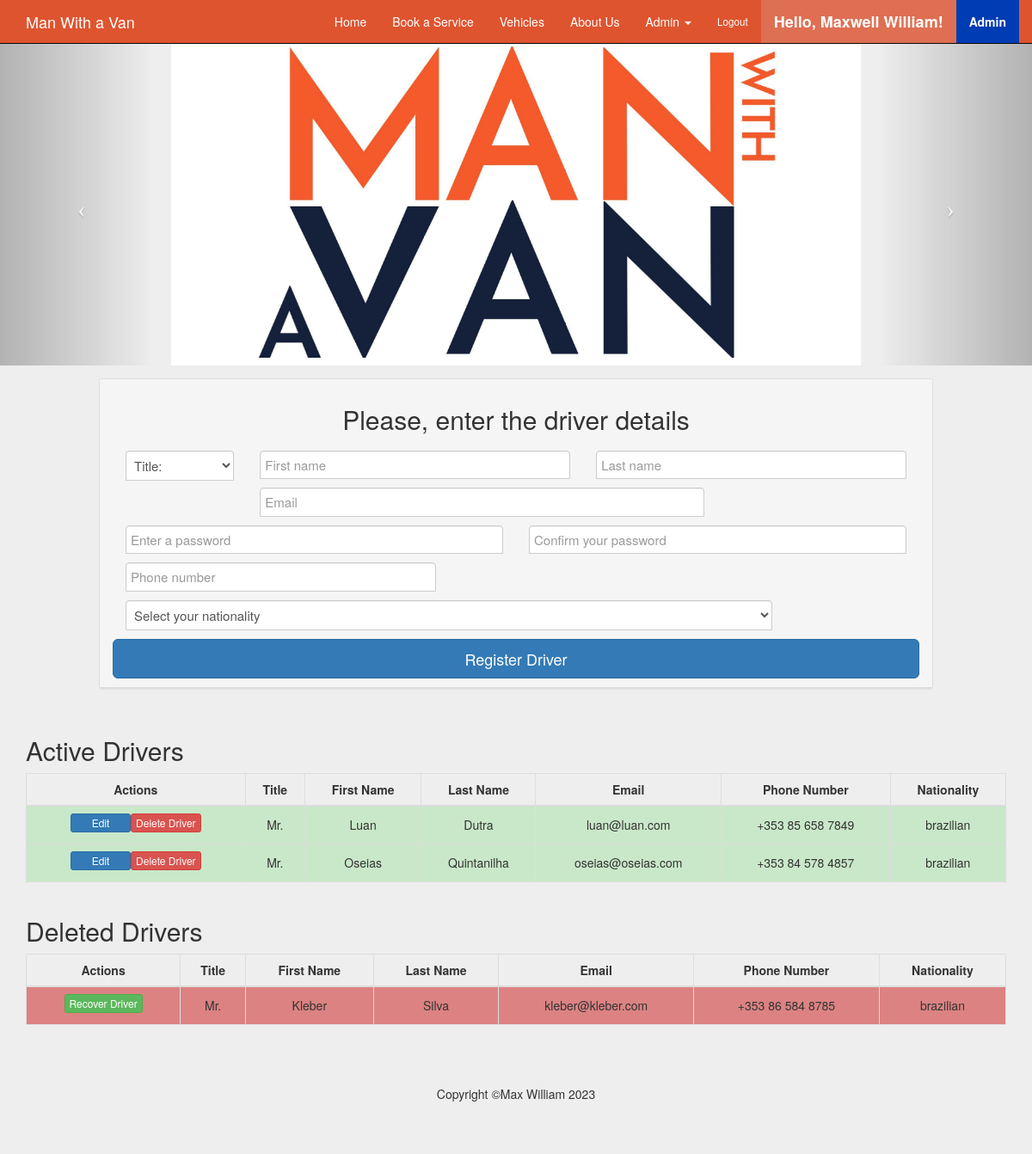
The page /register_drivers.php (signed in) on the database its author committed.
### tables this page shows
CREATE TABLE IF NOT EXISTS `users` (
  `user_id` int NOT NULL AUTO_INCREMENT,
  `title` varchar(10) NOT NULL,
  `firstname` varchar(51) NOT NULL,
  `lastname` varchar(51) NOT NULL,
  `email` varchar(140) NOT NULL,
  `passw` varchar(255) NOT NULL,
  `phone` varchar(45) NOT NULL,
  `nationality` varchar(45) NOT NULL,
  `aboutus` varchar(41) NOT NULL,
  `usertype` varchar(20) DEFAULT NULL,
  `user_status` varchar(20) DEFAULT NULL,
  PRIMARY KEY (`user_id`)
);

### register_drivers.php (the view, shortened to what this page needs)
<?php
require 'functions/connection.php';
function escapeHtml($str)
{
    return htmlspecialchars($str, ENT_QUOTES, 'UTF-8');
}
$ComandoSQL = "SELECT * FROM users WHERE usertype = 'driver'";
$stmt = $conn->prepare($ComandoSQL);
$stmt->execute();
$result = $stmt->fetchAll(PDO::FETCH_ASSOC);
?>
<!DOCTYPE html>
<html lang="en">
<head>
    <link href="css/bootstrap.min.css" rel="stylesheet">
    <link href="css/style.css" rel="stylesheet">
    <link href="font-awesome/css/font-awesome.min.css" rel="stylesheet" type="text/css">
</head>
<body>
    <nav class="navbar navbar-inverse navbar-fixed-top" role="navigation">
        <div class="container">
            <div class="navbar-header">
                <a class="navbar-brand" href="index.php">Man With a Van</a>
            </div>
            <div class="collapse navbar-collapse" id="bs-example-navbar-collapse-1">
                <ul class="nav navbar-nav navbar-right">
                    <?php include_once './menu.php'; ?>
                </ul>
            </div>
        </div>
    </nav>
    <header id="myCarousel" class="carousel slide">
        <ol class="carousel-indicators">
            <li data-target="#myCarousel" data-slide-to="0" class="active"></li>
            <li data-target="#myCarousel" data-slide-to="1"></li>
            <li data-target="#myCarousel" data-slide-to="2"></li>
        </ol>
        <div class="carousel-inner">
            <div class="item active">
                <div class="fill" style="background-image: url(images/manwithavan.jpg); background-size: contain; background-repeat:no-repeat;"></div>
            </div>
        </div>
        <a class="left carousel-control" href="#myCarousel" data-slide="prev">
            <span class="icon-prev"></span>
        </a>
        <a class="right carousel-control" href="#myCarousel" data-slide="next">
            <span class="icon-next"></span>
        </a>
    </header>
    <div class="container">
        <div class="row center-block">
            <div class="form-style">
                <div class="panel panel-default">
                    <div class="panel-heading">
                        <form method="POST" id="form_input" action="register_drivers.php" name="form_input" onsubmit="return validateForm()">
                            <h2 class="form-login-heading">Please, enter the driver details</h2>
                            <div class="col-md-2">
                                <select name="title" id="title" class="form-control" required>
                                    <option value="">Title:</option>
                                </select>
                            </div>
                            <div class="col-md-5">
                                <input name="firstname" type="text" id="firstname" class="form-control" placeholder="First name" maxlength="50" required>
                            </div>
                            <div class="col-md-5">
                                <input name="lastname" type="text" id="lastname" class="form-control" placeholder="Last name" maxlength="50" required>
                            </div>
                            <div class="col-md-7">
                                <input name="email" type="email" id="email" class="form-control" placeholder="Email" maxlength="50" required>
                            </div>
                            <div class="col-md-6">
                                <input name="passw" type="password" id="passw" class="form-control" placeholder="Enter a password" maxlength="16" required>
                            </div>
                            <div class="col-md-6">
                                <input name="confirm_password" type="password" id="confirm_password" class="form-control" placeholder="Confirm your password" maxlength="16" required>
                            </div>
                            <div class="col-md-5">
                                <input type="phone" name="phone" id="phone" class="form-control" placeholder="Phone number" maxlength="30" required>
                            </div>
                            <div class="col-md-10">
                                <select name="nationality" id="nationality" class="form-control" required>
                                    <option value="">Select your nationality</option>
                                </select>
                            </div>
                            <button name="Button" type="submit" class="btn btn-lg btn-primary btn-block">Register Driver</button>
                        </form>
                    </div>
                </div>
            </div>
        </div>
        <div class="panel-title">
            <h2>Active Drivers</h2>
        </div>
        <div class="table-responsive">
            <table class="table table-striped table-bordered">
                <thead>
                    <tr>
                        <th>Actions</th>
                        <th>Title</th>
                        <th>First Name</th>
                        <th>Last Name</th>
                        <th>Email</th>
                        <th>Phone Number</th>
                        <th>Nationality</th>
                    </tr>
                </thead>
                <?php
                foreach ($result as $row) {
                    if ($row['user_status'] === 'active') {
                        echo "<tr";
                        echo " style='background: rgba(51, 204, 51, 0.2);'";
                        echo ">";
                        echo "<td>";
                        echo "<div style='display: inline-block; margin-bottom: 5px;'>";
                        echo "<form method='POST' style='display: inline;'>";
                        echo "<button type='submit' class='btn btn-xs btn-primary btn-block edit-button'>Edit</button>";
                        echo "</form>";
                        echo "</div>";
                        if (escapeHtml($row['user_status']) == 'active' && $row['user_id']) {
                            echo "<div style='display: inline-block; margin-bottom: 5px;'>";
                            echo "<form method='POST' style='display: inline;'>";
                            echo "<button type='submit' name='delete_driver_request' class='btn btn-xs btn-danger btn-block'>Delete Driver</button>";
                            echo "</form>";
                            echo "</div>";
                        }
                        echo "</td>";
                        echo "<td>" . escapeHtml($row['title']) . "</td>";
                        echo "<td>" . escapeHtml($row['firstname']) . "</td>";
                        echo "<td>" . escapeHtml($row['lastname']) . "</td>";
                        echo "<td>" . escapeHtml($row['email']) . "</td>";
                        echo "<td>" . escapeHtml($row['phone']) . "</td>";
                        echo "<td>" . escapeHtml($row['nationality']) . "</td>";
                        echo "</tr>";
                    }
                }
                ?>
            </table>
        </div>
        <?php
        $hasInactiveDrivers = false;
        foreach ($result as $row) {
            if ($row['user_status'] === 'inactive') {
                $hasInactiveDrivers = true;
                break;
            }
        }
        ?>
        <?php if ($hasInactiveDrivers) : ?>
            <div class="panel-title">
                <h2>Deleted Drivers</h2>
            </div>
            <div class="table-responsive">
                <table class="table table-striped table-bordered">
                    <thead>
                        <tr>
                            <th>Actions</th>
                            <th>Title</th>
                            <th>First Name</th>
                            <th>Last Name</th>
                            <th>Email</th>
                            <th>Phone Number</th>
                            <th>Nationality</th>
                        </tr>
                    </thead>
                    <?php
                    foreach ($result as $row) {
                        if ($row['user_status'] === 'inactive') {
                            echo "<tr";
                            echo " style='background: rgba(213, 84, 84, 0.7);'";
                            echo ">";
                            echo "<td>";
                            if (escapeHtml($row['user_status']) == 'inactive' && $row['user_id']) {
                                echo "<div style='display: inline-block; margin-bottom: 5px;'>";
                                echo "<form method='POST' style='display: inline;'>";
                                echo "<button type='submit' class='btn btn-xs btn-success btn-block'>Recover Driver</button>";
                                echo "</form>";
                                echo "</div>";
                            }
                            echo "</td>";
                            echo "<td>" . escapeHtml($row['title']) . "</td>";
                            echo "<td>" . escapeHtml($row['firstname']) . "</td>";
                            echo "<td>" . escapeHtml($row['lastname']) . "</td>";
                            echo "<td>" . escapeHtml($row['email']) . "</td>";
                            echo "<td>" . escapeHtml($row['phone']) . "</td>";
                            echo "<td>" . escapeHtml($row['nationality']) . "</td>";
                            echo "</tr>";
                        }
                    }
                    ?>
                </table>
            <?php endif; ?>
            </div>
            <footer>
                <div class="row">
                    <div class="col-lg-12 text-center">
                        <p>Copyright &copy;Max William 2023</p>
                    </div>
                </div>
            </footer>
    </div>
</body>
</html>

### css/style.css (style rules this page uses)
html, body { height: 100%; background-color: #eee; }
body { padding-top: 50px; }
header.carousel { height: 50%; }
header.carousel .item, header.carousel .item.active, header.carousel .carousel-inner { height: 100%; }
header.carousel .fill { width: 100%; height: 100%; background-position: center; background-size: cover; }
.form-style { max-width: 1000px; padding: 15px; margin: 0 auto; }
.form-style .form-login-heading, .form-style .checkbox { margin-bottom: 20px; text-align: center; }
.form-style .form-control { position: relative; height: auto; box-sizing: border-box; -webkit-box-sizing: border-box; -moz-box-sizing: border-box; padding: 5px; font-size: 15px; resize:none; }
.form-style input { margin-bottom: -1px; border-bottom-right-radius: 0; border-bottom-left-radius: 0; }
.form-style input { margin-bottom: 10px; border-bottom-right-radius: 0; border-bottom-left-radius: 0; }
.form-style select { margin-bottom: -1px; border-bottom-right-radius: 0; border-bottom-left-radius: 0; }
.form-style select { margin-bottom: 10px; border-bottom-right-radius: 0; border-bottom-left-radius: 0; }
.edit-button { width: 70px; }
footer { margin: 50px 0; }

### rows shown on the page
users: title "Mr.", firstname "Luan", lastname "Dutra", email "luan@luan.com", phone "+353 85 658 7849", nationality "brazilian"
users: title "Mr.", firstname "Oseias", lastname "Quintanilha", email "oseias@oseias.com", phone "+353 84 578 4857", nationality "brazilian"
users: title "Mr.", firstname "Kleber", lastname "Silva", email "kleber@kleber.com", phone "+353 86 584 8785", nationality "brazilian"

### other values the page prints
$_SESSION['firstname'] "Maxwell William"
